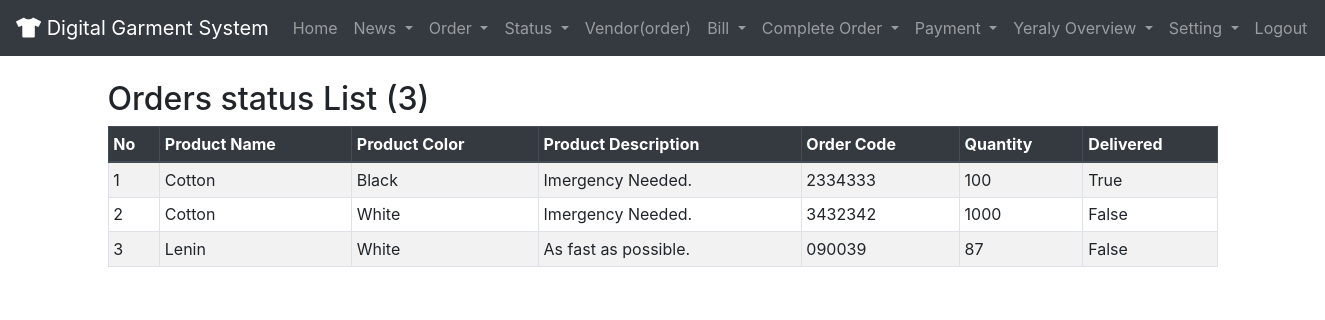
Before: /procurement/order_status_list_all/ (signed in) with the older database file.
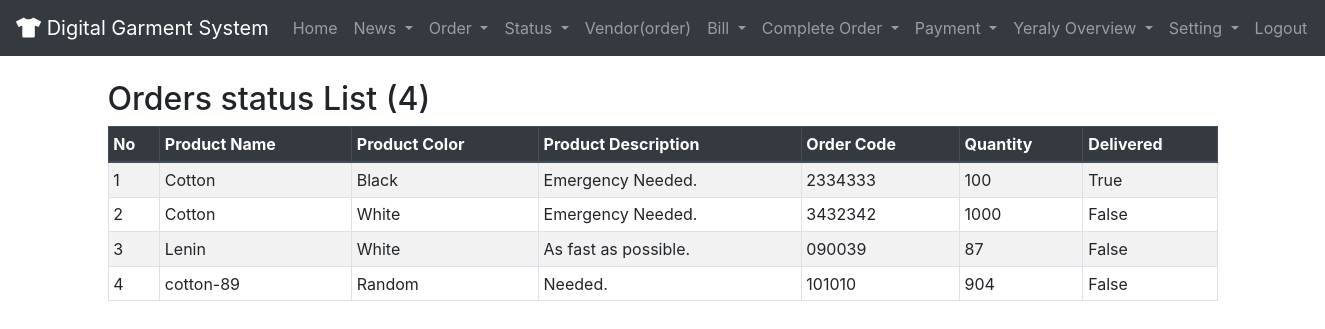
After: the same page with the newer database file.
### procurement/models.py (models this page shows, shortened)
class Sales_Manager(models.Model):
    user = CurrentUserField()
    order_code = models.CharField(max_length=11, blank=True, null=True)
    product_name = models.CharField(max_length=11, blank=True, null=True)
    product_quantity = models.PositiveIntegerField(blank=True, null=True)
    product_picture = models.ImageField(upload_to='image/')
    product_colour = models.CharField(max_length=11, blank=True, null=True)
    description = models.TextField()
    deliverd  = models.BooleanField(default=False,blank=True, null=True)

### controller/decorator.py (the view)
    def wrapper_function(request, *args, **kwargs):
        group=None
        if request.user.groups.exists():
            group = request.user.groups.all()[0].name
        if group=='Employee':
            return view_func(request, *args, **kwargs)
        else:
            return redirect('/')

### accounting/cp.py (called while the page is built)
def yoverview(request):
    q=Completed_Order.objects.values_list('year',flat=True).order_by('year').distinct()
    return({'q':q})

### controller/decorator.py (called while the page is built)
def Employeeonly(view_func):
    def wrapper_function(request, *args, **kwargs):
        group=None
        if request.user.groups.exists():
            group = request.user.groups.all()[0].name
        if group=='Employee':
            return view_func(request, *args, **kwargs)
        else:
            return redirect('/')
    return wrapper_function

### procurement/views.py (called while the page is built)
@Employeeonly
@login_required(login_url="/")
def order_status_list_all(request):
    q=Sales_Manager.objects.all()
    context = {
    'Order_Status': q
    }
    return render(request, 'order_status_show_all.html',context)

### templates/order_status_show_all.html (shortened to what this page needs)
{% extends 'base.html' %}
{% load crispy_forms_tags %}
{% block content %}
<div class="container">
<h2>Orders status List ({{Order_Status.count}})</h2>
  {% if Order_Status.count < 1 %}
  <h3 style="margin-left:40%;">Nothing to show.</h3>
  {% else %}
<table class="table table-striped table-bordered table-sm">
    <thead class="thead-dark">
    <tr>
        <th>No</th>
        <th>Product Name</th>
        <th>Product Color</th>
        <th>Product Description</th>
        <th>Order Code</th>
        <th>Quantity</th>
        <th>Delivered</th>
    </tr>
    </thead>
    <tbody>
        {%for order in Order_Status%}
    <tr>
        <td>{{forloop.counter}}</td>
        <td>{{order.product_name}}</td>
        <td>{{order.product_colour}}</td>
        <td>{{order.description}}</td>
        <td>{{order.order_code}}</td>
        <td>{{order.product_quantity}}</td>
        <td>{{order.deliverd}}</td>
    </tr>
     {%endfor%}
    </tbody>
    </table>
 {% endif %}
  </div>
  {% endblock %}

Changed rows visible on the page:
changed Sales_Manager "Black": description "Imergency Needed." → "Emergency Needed."
changed Sales_Manager (number 2 of 4 on the later page): description "Imergency Needed." → "Emergency Needed."
added Sales_Manager: product_name "cotton-89", product_colour "Random", description "Needed.", order_code "101010", product_quantity "904", deliverd "False"
Other visible differences:
{{ Order_Status.count }}: "3" → "4"
